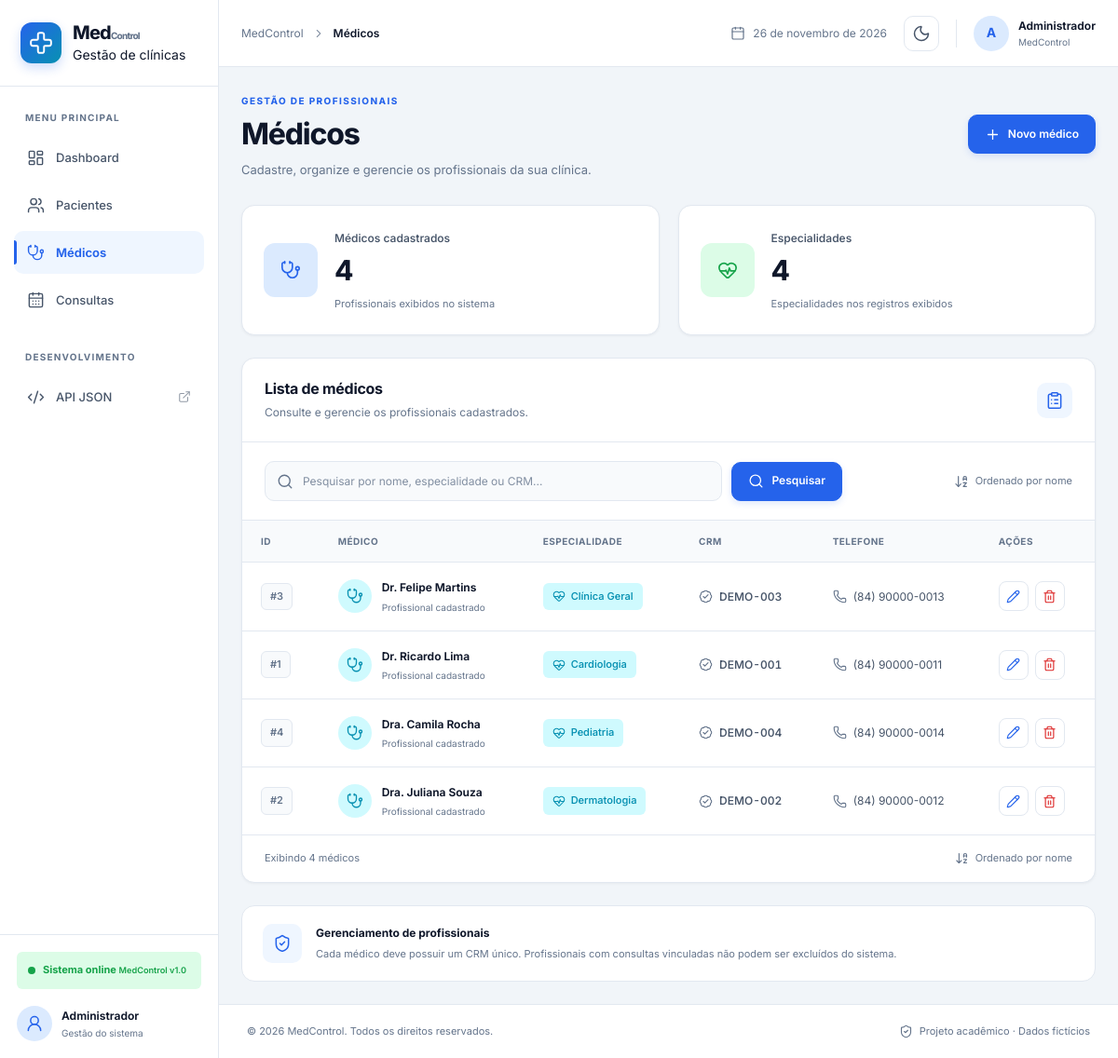
The app's page /medicos with its own data.
### app.py (models this page shows)
class Medico(db.Model):
    __tablename__ = "medicos"
    id = db.Column(db.Integer, primary_key=True)
    nome = db.Column(db.String(150), nullable=False)
    especialidade = db.Column(db.String(100), nullable=False)
    crm = db.Column(db.String(30), unique=True, nullable=False)
    telefone = db.Column(db.String(20), nullable=False)
    consultas = db.relationship(
        "Consulta",
        back_populates="medico",
        passive_deletes=True
    )

### app.py (the view, shortened to what this page needs)
@app.route("/medicos")
def medicos():
    pesquisa = request.args.get("pesquisa", "").strip()
    consulta = Medico.query
    lista = consulta.order_by(Medico.nome.asc()).all()
    return render_template(
        "medicos.html",
        medicos=lista,
        pesquisa=pesquisa
    )

### templates/medicos.html (shortened to what this page needs)
{% extends "base.html" %}
{% block breadcrumb %}Médicos{% endblock %}
{% block content %}
<section class="page-header">
    <div class="page-heading">
        <span class="page-eyebrow">
            GESTÃO DE PROFISSIONAIS
        </span>
        <h1>Médicos</h1>
        <p>
            Cadastre, organize e gerencie os profissionais
            da sua clínica.
        </p>
    </div>
    <a href="{{ url_for('novo_medico') }}"
       class="btn btn-primary">
        <i data-lucide="plus"></i>
        Novo médico
    </a>
</section>
<section class="summary-grid">
    <article class="summary-card">
        <div class="summary-icon stat-blue">
            <i data-lucide="stethoscope"></i>
        </div>
        <div class="summary-content">
            <span>
                {% if pesquisa %}
                    Médicos encontrados
                {% else %}
                    Médicos cadastrados
                {% endif %}
            </span>
            <h2>{{ medicos|length }}</h2>
            <small>Profissionais exibidos no sistema</small>
        </div>
    </article>
    <article class="summary-card">
        <div class="summary-icon stat-green">
            <i data-lucide="heart-pulse"></i>
        </div>
        <div class="summary-content">
            <span>Especialidades</span>
            <h2>
                {{ medicos|map(attribute='especialidade')|unique|list|length }}
            </h2>
            <small>Especialidades nos registros exibidos</small>
        </div>
    </article>
</section>
<section class="panel doctors-panel">
    <div class="panel-header">
        <div>
            <h2>Lista de médicos</h2>
            <p>
                Consulte e gerencie os profissionais cadastrados.
            </p>
        </div>
        <div class="panel-icon">
            <i data-lucide="clipboard-list"></i>
        </div>
    </div>
    <div class="table-toolbar">
        <form action="{{ url_for('medicos') }}"
              method="GET"
              class="search-form">
            <div class="search-input">
                <input
                    type="search"
                    name="pesquisa"
                    id="pesquisa"
                    placeholder="Pesquisar por nome, especialidade ou CRM..."
                    value="{{ pesquisa }}"
                    aria-label="Pesquisar médicos"
                    autocomplete="off">
            </div>
            <button type="submit"
                    class="btn btn-primary">
                <i data-lucide="search"></i>
                Pesquisar
            </button>
        </form>
        <div class="sort-indicator">
            <i data-lucide="arrow-down-a-z"></i>
            <span>Ordenado por nome</span>
        </div>
    </div>
    {% if medicos %}
        <div class="table-responsive">
            <table class="data-table doctors-table">
                <thead>
                    <tr>
                        <th>ID</th>
                        <th>Médico</th>
                        <th>Especialidade</th>
                        <th>CRM</th>
                        <th>Telefone</th>
                        <th>Ações</th>
                    </tr>
                </thead>
                <tbody>
                    {% for medico in medicos %}
                        <tr>
                            <td>
                                <span class="record-id">
                                    #{{ medico.id }}
                                </span>
                            </td>
                            <td>
                                <div class="table-person">
                                    <div class="table-avatar doctor-avatar">
                                        <i data-lucide="stethoscope"></i>
                                    </div>
                                    <div>
                                        <strong>
                                            {{ medico.nome }}
                                        </strong>
                                        <small>
                                            Profissional cadastrado
                                        </small>
                                    </div>
                                </div>
                            </td>
                            <td>
                                <span class="specialty-badge">
                                    <i data-lucide="heart-pulse"></i>
                                    {{ medico.especialidade }}
                                </span>
                            </td>
                            <td>
                                <div class="table-info">
                                    <i data-lucide="badge-check"></i>
                                    <span class="crm-number">
                                        {{ medico.crm }}
                                    </span>
                                </div>
                            </td>
                            <td>
                                <div class="table-info">
                                    <i data-lucide="phone"></i>
                                    <span>
                                        {{ medico.telefone }}
                                    </span>
                                </div>
                            </td>
                            <td>
                                <div class="table-actions">
                                    <a href="{{ url_for('editar_medico', id=medico.id) }}"
                                       class="table-action action-edit"
                                       title="Editar médico"
                                       aria-label="Editar médico">
                                        <i data-lucide="pencil"></i>
                                    </a>
                                    <form
                                        action="{{ url_for('excluir_medico', id=medico.id) }}"
                                        method="POST"
                                        class="delete-form"
                                        data-nome="{{ medico.nome }}"
                                        data-tipo="médico"
                                        onsubmit="return confirm('Deseja realmente excluir este médico?');">
                                        <button
                                            type="submit"
                                            class="table-action action-delete"
                                            title="Excluir médico"
                                            aria-label="Excluir médico">
                                            <i data-lucide="trash-2"></i>
                                        </button>
                                    </form>
                                </div>
                            </td>
                        </tr>
                    {% endfor %}
                </tbody>
            </table>
        </div>
        <div class="table-footer">
            <span>
                Exibindo {{ medicos|length }}
                {% if medicos|length == 1 %}
                    médico
                {% else %}
                    médicos
                {% endif %}
            </span>
            <div class="table-footer-info">
                <i data-lucide="arrow-down-a-z"></i>
                Ordenado por nome
            </div>
        </div>
    {% endif %}
</section>
<div class="info-banner">
    <div class="info-banner-icon">
        <i data-lucide="shield-check"></i>
    </div>
    <div>
        <strong>Gerenciamento de profissionais</strong>
        <p>
            Cada médico deve possuir um CRM único.
            Profissionais com consultas vinculadas
            não podem ser excluídos do sistema.
        </p>
    </div>
</div>
{% endblock %}

### records on screen
Medico: id "3", nome "Dr. Felipe Martins", especialidade "Clínica Geral", crm "DEMO-003", telefone "(84) 90000-0013"
Medico: id "1", nome "Dr. Ricardo Lima", especialidade "Cardiologia", crm "DEMO-001", telefone "(84) 90000-0011"
Medico: id "4", nome "Dra. Camila Rocha", especialidade "Pediatria", crm "DEMO-004", telefone "(84) 90000-0014"
Medico: id "2", nome "Dra. Juliana Souza", especialidade "Dermatologia", crm "DEMO-002", telefone "(84) 90000-0012"

### other values on screen
{{ medicos|length }} "4"
{{ medicos|map(attribute='especialidade')|unique|list|length }} "4"
